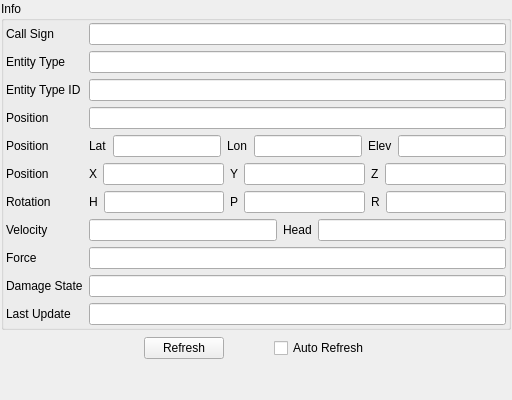
  <widget class="QDockWidget" name="mEntityInfoDockWidget">
   <property name="sizePolicy">
    <sizepolicy hsizetype="Preferred" vsizetype="Preferred">
     <horstretch>1</horstretch>
     <verstretch>1</verstretch>
    </sizepolicy>
   </property>
   <property name="features">
    <set>QDockWidget::AllDockWidgetFeatures</set>
   </property>
   <property name="windowTitle">
    <string>Entity Info</string>
   </property>
   <attribute name="dockWidgetArea">
    <number>1</number>
   </attribute>
   <widget class="QWidget" name="dockWidgetContents">
    <property name="sizePolicy">
     <sizepolicy hsizetype="Preferred" vsizetype="Preferred">
      <horstretch>1</horstretch>
      <verstretch>1</verstretch>
     </sizepolicy>
    </property>
    <layout class="QVBoxLayout">
     <property name="spacing">
      <number>1</number>
     </property>
     <property name="margin">
      <number>1</number>
     </property>
     <item>
      <widget class="QGroupBox" name="mEntityInfoGroupBox">
       <property name="sizePolicy">
        <sizepolicy hsizetype="Preferred" vsizetype="Preferred">
         <horstretch>1</horstretch>
         <verstretch>0</verstretch>
        </sizepolicy>
       </property>
       <property name="title">
        <string>Info</string>
       </property>
       <layout class="QHBoxLayout">
        <property name="spacing">
         <number>2</number>
        </property>
        <property name="margin">
         <number>2</number>
        </property>
        <item>
         <widget class="QWidget" name="gridLayout_2" native="true">
          <property name="sizePolicy">
           <sizepolicy hsizetype="Preferred" vsizetype="Preferred">
            <horstretch>1</horstretch>
            <verstretch>0</verstretch>
           </sizepolicy>
          </property>
          <layout class="QGridLayout" name="gridLayout">
           <property name="margin">
            <number>0</number>
           </property>
           <item row="0" column="0">
            <widget class="QLabel" name="mEntityInfoCallSignLabel">
             <property name="text">
              <string>Call Sign</string>
             </property>
             <property name="buddy">
              <cstring>mEntityInfoCallSignLineEdit</cstring>
             </property>
            </widget>
           </item>
           <item row="0" column="1">
            <widget class="QLineEdit" name="mEntityInfoCallSignLineEdit">
             <property name="sizePolicy">
              <sizepolicy hsizetype="Expanding" vsizetype="Fixed">
               <horstretch>1</horstretch>
               <verstretch>0</verstretch>
              </sizepolicy>
             </property>
             <property name="readOnly">
              <bool>true</bool>
             </property>
            </widget>
           </item>
           <item row="1" column="0">
            <widget class="QLabel" name="mEntityTypeLabel">
             <property name="text">
              <string>Entity Type</string>
             </property>
             <property name="buddy">
              <cstring>mEntityInfoCallSignLineEdit</cstring>
             </property>
            </widget>
           </item>
           <item row="1" column="1">
            <widget class="QLineEdit" name="mEntityTypeLineEdit">
             <property name="sizePolicy">
              <sizepolicy hsizetype="Expanding" vsizetype="Fixed">
               <horstretch>1</horstretch>
               <verstretch>0</verstretch>
              </sizepolicy>
             </property>
             <property name="readOnly">
              <bool>true</bool>
             </property>
            </widget>
           </item>
           <item row="2" column="0">
            <widget class="QLabel" name="mEntityTypeIDLabel">
             <property name="text">
              <string>Entity Type ID</string>
             </property>
             <property name="buddy">
              <cstring>mEntityInfoPositionMGRS</cstring>
             </property>
            </widget>
           </item>
           <item row="2" column="1">
            <widget class="QLineEdit" name="mEntityTypeIDLineEdit">
             <property name="sizePolicy">
              <sizepolicy hsizetype="Expanding" vsizetype="Fixed">
               <horstretch>1</horstretch>
               <verstretch>0</verstretch>
              </sizepolicy>
             </property>
             <property name="readOnly">
              <bool>true</bool>
             </property>
            </widget>
           </item>
           <item row="3" column="0">
            <widget class="QLabel" name="mEntityInfoPositionLabel_MGRS">
             <property name="text">
              <string>Position</string>
             </property>
             <property name="buddy">
              <cstring>mEntityInfoPositionMGRS</cstring>
             </property>
            </widget>
           </item>
           <item row="3" column="1">
            <widget class="QLineEdit" name="mEntityInfoPositionMGRS">
             <property name="toolTip">
              <string>The MGRS position of the entity</string>
             </property>
             <property name="readOnly">
              <bool>true</bool>
             </property>
            </widget>
           </item>
           <item row="4" column="0">
            <widget class="QLabel" name="mEntityInfoPositionLabel_LatLon">
             <property name="text">
              <string>Position</string>
             </property>
             <property name="buddy">
              <cstring>mEntityInfoPositionMGRS</cstring>
             </property>
            </widget>
           </item>
           <item row="4" column="1">
            <layout class="QHBoxLayout">
             <item>
              <widget class="QLabel" name="mEntityInfoPos_LatLabel">
               <property name="text">
                <string>Lat</string>
               </property>
              </widget>
             </item>
             <item>
              <widget class="QLineEdit" name="mEntityInfoPosLatEdit">
               <property name="toolTip">
                <string>The Latitude of the entity (North-South)</string>
               </property>
               <property name="readOnly">
                <bool>true</bool>
               </property>
              </widget>
             </item>
             <item>
              <widget class="QLabel" name="mEntityInfoPos_LonLabel">
               <property name="text">
                <string>Lon</string>
               </property>
              </widget>
             </item>
             <item>
              <widget class="QLineEdit" name="mEntityInfoPosLonEdit">
               <property name="toolTip">
                <string>The longitude of the entity (East-West)</string>
               </property>
               <property name="readOnly">
                <bool>true</bool>
               </property>
              </widget>
             </item>
             <item>
              <widget class="QLabel" name="mEntityInfoPos_ElevLLLabel">
               <property name="text">
                <string>Elev</string>
               </property>
              </widget>
             </item>
             <item>
              <widget class="QLineEdit" name="mEntityInfoPosElevLL">
               <property name="toolTip">
                <string>The elevation above or below sea level.</string>
               </property>
               <property name="readOnly">
                <bool>true</bool>
               </property>
              </widget>
             </item>
            </layout>
           </item>
           <item row="5" column="0">
            <widget class="QLabel" name="mEntityInfoPositionLabel_XYZ">
             <property name="text">
              <string>Position</string>
             </property>
             <property name="buddy">
              <cstring>mEntityInfoPositionMGRS</cstring>
             </property>
            </widget>
           </item>
           <item row="5" column="1">
            <layout class="QHBoxLayout">
             <item>
              <widget class="QLabel" name="mEntityInfoPos_XLabel">
               <property name="text">
                <string>X</string>
               </property>
              </widget>
             </item>
             <item>
              <widget class="QLineEdit" name="mEntityInfoPosXEdit">
               <property name="toolTip">
                <string>The X position of the entity (meters in world coordinates)</string>
               </property>
               <property name="readOnly">
                <bool>true</bool>
               </property>
              </widget>
             </item>
             <item>
              <widget class="QLabel" name="mEntityInfoPos_YLabel">
               <property name="text">
                <string>Y</string>
               </property>
              </widget>
             </item>
             <item>
              <widget class="QLineEdit" name="mEntityInfoPosYEdit">
               <property name="toolTip">
                <string>The Y position of the entity (meters in world coordinates)</string>
               </property>
               <property name="readOnly">
                <bool>true</bool>
               </property>
              </widget>
             </item>
             <item>
              <widget class="QLabel" name="mEntityInfoPos_ZLabel">
               <property name="text">
                <string>Z</string>
               </property>
              </widget>
             </item>
             <item>
              <widget class="QLineEdit" name="mEntityInfoPosZEdit">
               <property name="toolTip">
                <string>The Z position of the entity (meters in world coordinates)</string>
               </property>
               <property name="readOnly">
                <bool>true</bool>
               </property>
              </widget>
             </item>
            </layout>
           </item>
           <item row="6" column="0">
            <widget class="QLabel" name="mEntityInfoRotationLabel">
             <property name="text">
              <string>Rotation</string>
             </property>
            </widget>
           </item>
           <item row="6" column="1">
            <layout class="QHBoxLayout">
             <item>
              <widget class="QLabel" name="mEntityInfoRot_HeadLabel">
               <property name="text">
                <string>H</string>
               </property>
              </widget>
             </item>
             <item>
              <widget class="QLineEdit" name="mEntityInfoRotHeadEdit">
               <property name="toolTip">
                <string>The heading of the entity (in degrees)</string>
               </property>
               <property name="readOnly">
                <bool>true</bool>
               </property>
              </widget>
             </item>
             <item>
              <widget class="QLabel" name="mEntityInfoRot_PitchLabel">
               <property name="text">
                <string>P</string>
               </property>
              </widget>
             </item>
             <item>
              <widget class="QLineEdit" name="mEntityInfoRotPitchEdit">
               <property name="toolTip">
                <string>The pitch of the entity (in degrees)</string>
               </property>
               <property name="readOnly">
                <bool>true</bool>
               </property>
              </widget>
             </item>
             <item>
              <widget class="QLabel" name="mEntityInfoRot_RollLabel">
               <property name="text">
                <string>R</string>
               </property>
              </widget>
             </item>
             <item>
              <widget class="QLineEdit" name="mEntityInfoRotRollEdit">
               <property name="toolTip">
                <string>The roll of the entity (in degrees)</string>
               </property>
               <property name="readOnly">
                <bool>true</bool>
               </property>
              </widget>
             </item>
            </layout>
           </item>
           <item row="7" column="0">
            <widget class="QLabel" name="mEntityInfoSpeedLabel">
             <property name="text">
              <string>Velocity</string>
             </property>
             <property name="buddy">
              <cstring>mEntityInfoForceLineEdit</cstring>
             </property>
            </widget>
           </item>
           <item row="7" column="1">
            <layout class="QHBoxLayout">
             <item>
              <widget class="QLineEdit" name="mEntityInfoSpeed">
               <property name="toolTip">
                <string>The speed of the entity - estimated from the published velocity</string>
               </property>
               <property name="readOnly">
                <bool>true</bool>
               </property>
              </widget>
             </item>
             <item>
              <widget class="QLabel" name="mEntityInfoSpeed_DirLabel">
               <property name="text">
                <string>Head</string>
               </property>
              </widget>
             </item>
             <item>
              <widget class="QLineEdit" name="mEntityInfoSpeedDir">
               <property name="toolTip">
                <string>The direction the entity is moving (in degrees) - estimated from the published velocity</string>
               </property>
               <property name="readOnly">
                <bool>true</bool>
               </property>
              </widget>
             </item>
            </layout>
           </item>
           <item row="8" column="0">
            <widget class="QLabel" name="mEntityInfoForceLabel">
             <property name="text">
              <string>Force</string>
             </property>
             <property name="buddy">
              <cstring>mEntityInfoForceLineEdit</cstring>
             </property>
            </widget>
           </item>
           <item row="8" column="1">
            <widget class="QLineEdit" name="mEntityInfoForceLineEdit">
             <property name="readOnly">
              <bool>true</bool>
             </property>
            </widget>
           </item>
           <item row="9" column="0">
            <widget class="QLabel" name="mEntityInfoDamageStateLabel">
             <property name="text">
              <string>Damage State</string>
             </property>
             <property name="buddy">
              <cstring>mDamageStateLineEdit</cstring>
             </property>
            </widget>
           </item>
           <item row="9" column="1">
            <widget class="QLineEdit" name="mDamageStateLineEdit">
             <property name="readOnly">
              <bool>true</bool>
             </property>
            </widget>
           </item>
           <item row="10" column="0">
            <widget class="QLabel" name="mEntityInfoLastUpdateTimeLabel">
             <property name="text">
              <string>Last Update</string>
             </property>
            </widget>
           </item>
           <item row="10" column="1">
            <widget class="QLineEdit" name="mEntityInfoLastUpdateTimeLineEdit">
             <property name="toolTip">
              <string>The amount of time that has passed since this entity was updated on the network.</string>
             </property>
             <property name="readOnly">
              <bool>true</bool>
             </property>
            </widget>
           </item>
          </layout>
         </widget>
        </item>
       </layout>
      </widget>
     </item>
     <item>
      <spacer name="spacer_3">
       <property name="orientation">
        <enum>Qt::Vertical</enum>
       </property>
       <property name="sizeType">
        <enum>QSizePolicy::Fixed</enum>
       </property>
       <property name="sizeHint" stdset="0">
        <size>
         <width>0</width>
         <height>6</height>
        </size>
       </property>
      </spacer>
     </item>
     <item>
      <layout class="QHBoxLayout" name="_2">
       <item>
        <spacer name="spacer_2">
         <property name="orientation">
          <enum>Qt::Horizontal</enum>
         </property>
         <property name="sizeHint" stdset="0">
          <size>
           <width>40</width>
           <height>20</height>
          </size>
         </property>
        </spacer>
       </item>
       <item>
        <widget class="QPushButton" name="mSearchInfoPushButton">
         <property name="toolTip">
          <string>Display information about the currently selected entity. </string>
         </property>
         <property name="text">
          <string>Refresh</string>
         </property>
        </widget>
       </item>
       <item>
        <spacer name="spacer_4">
         <property name="orientation">
          <enum>Qt::Horizontal</enum>
         </property>
         <property name="sizeType">
          <enum>QSizePolicy::Fixed</enum>
         </property>
         <property name="sizeHint" stdset="0">
          <size>
           <width>49</width>
           <height>0</height>
          </size>
         </property>
        </spacer>
       </item>
       <item>
        <widget class="QCheckBox" name="mEntityInfoAutoRefreshCheckBox">
         <property name="text">
          <string>Auto Refresh</string>
         </property>
        </widget>
       </item>
       <item>
        <spacer name="spacer">
         <property name="orientation">
          <enum>Qt::Horizontal</enum>
         </property>
         <property name="sizeHint" stdset="0">
          <size>
           <width>40</width>
           <height>20</height>
          </size>
         </property>
        </spacer>
       </item>
      </layout>
     </item>
     <item>
      <spacer>
       <property name="orientation">
        <enum>Qt::Vertical</enum>
       </property>
       <property name="sizeHint" stdset="0">
        <size>
         <width>20</width>
         <height>40</height>
        </size>
       </property>
      </spacer>
     </item>
    </layout>
   </widget>
  </widget>
